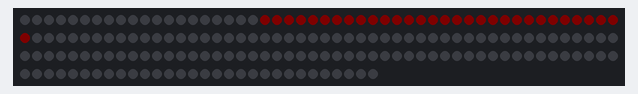
A sketch run on a simulated Arduino Mega 2560, built with avr-gcc and run on an emulated ATmega2560. Shown: 180 RGB LEDs in strip order, left to right, continuing on the next row. Dim RGB values are drawn brighter than linear; random numbers use the default seed unless the sketch sets one.

Above: at 0.19 s.
At 19.17 s:
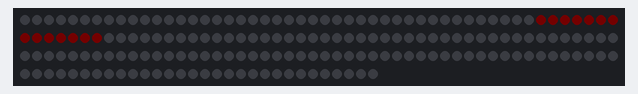
At 28.78 s:
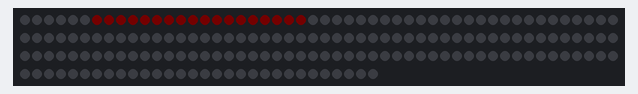
At 30.95 s:
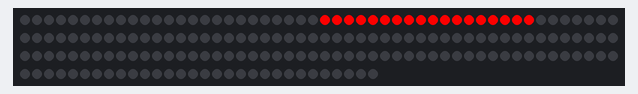
At 32.8 s:
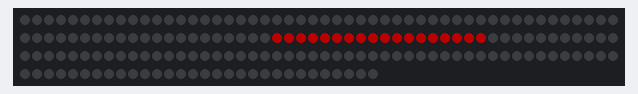
At 38.4 s:
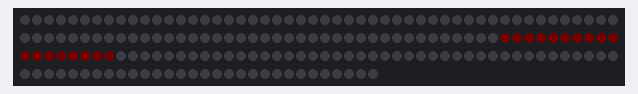

The sketch:

CacconPods.ino
```cpp
/*
// Based on Adafruit Neopixel example https://github.com/adafruit/Adafruit_NeoPixel

// Parameter 1 = number of pixels in strip
// Parameter 2 = pin number (most are valid)
// Parameter 3 = pixel type flags, add together as needed:
//   NEO_KHZ800  800 KHz bitstream (most NeoPixel products w/WS2812 LEDs)
//   NEO_KHZ400  400 KHz (classic 'v1' (not v2) FLORA pixels, WS2811 drivers)
//   NEO_GRB     Pixels are wired for GRB bitstream (most NeoPixel products)
//   NEO_RGB     Pixels are wired for RGB bitstream (v1 FLORA pixels, not v2)

/*
State machine:
Pulsing - random period & duration every 30 sec
every 15 sec - random Start-End -> crawl there
*/


#include <Adafruit_NeoPixel.h>

//just for the beginning, later I'll might divide it to 4 pins so
//we won't have data wires between the led strips
#define PIN 23

#define RED    0xFF0000
#define BLCK   0x000000
#define PUR    0xFF00FF
#define GREEN  0x00FF00
#define BLUE   0x0000FF
#define YELLOW 0xFFFF00
#define PINK   0xFF1088
#define ORANGE 0xE05800
#define WHITE1 0xFFFFFF

//number of LED per srip is 180 -
// 30 LED per meter, each strip is 1.5 meters, 4 strips in total = 6 meters = 180 LEDs
const int ledsPerStrip = 180;

Adafruit_NeoPixel strip = Adafruit_NeoPixel(ledsPerStrip, PIN, NEO_GRB + NEO_KHZ800);

//catterpilar dimensions
int min_cat = 10;
int max_cat = 80;

int max_led;
int min_led;

int dest_max_led;
int dest_min_led;

int periodePulse = random(3000,6000);
int displacePulse = random(1000,3000);
long time=0;

uint32_t color_value;

unsigned long crawlTimeDelaysec = 10000; // 10 sec
unsigned long crawlCountTime = 0;

unsigned long stepTimeDelaysec = 25; //0.025 sec
unsigned long stepCountTime = 0;

unsigned long pulseTimeDelaysec = 10; //0.01 sec
unsigned long pulseCountTime = 0;

bool crawlMode = false;

void colorWipe(int startLED, int endLED, int color, int wait)
{
  //kill all the leds
  for (int i=0; i < ledsPerStrip; i++)
    strip.setPixelColor(i, BLCK);
  //light just one one we need - useful when crawling
  for (int i=startLED; i <= endLED; i++)
    strip.setPixelColor(i, color,0,0);
  strip.show();
  // I don't how smart the Arduino complier is...
  if (wait > 0)
    delayMicroseconds(wait);
}


void setup()
{

  //starting the program - kill all the lights - make them dark
  colorWipe(0,ledsPerStrip, BLCK, 0);

  for (int i=0; i < ledsPerStrip; i++)
    strip.setPixelColor(i, 0,0,0);

  strip.begin();
  strip.show(); // Initialize all pixels to 'off'

  crawlMode = true;
  max_led = 50;
  min_led = 20;
}

void loop()
{

  //2000ms between each cycle loop
  // change them all in 2 seconds
  int microsec = 2000000 / ledsPerStrip;

  //no delay mechanism for counting

  if ((abs(millis() - crawlCountTime) > crawlTimeDelaysec) and crawlMode == false)
  {
    //create random led cound to light up, must be bigger than 10
    //in order to create a feeling that there is something living inside the pods
    while (((dest_max_led - dest_min_led) < min_cat) or ((dest_max_led - dest_min_led) > max_cat))
    {
      dest_max_led = random(0,ledsPerStrip-1);
      dest_min_led = random(0,dest_max_led);
      crawlMode = true;

    }
    crawlCountTime = millis();

  }


  //if the Start-End chaned start to crwal.. go to crawl mode.
  if (crawlMode)
    if (abs(millis() - stepCountTime) > stepTimeDelaysec) {
      if (max_led < dest_max_led)
        max_led++;
      if (max_led > dest_max_led)
        max_led--;
      if (min_led < dest_min_led)
        min_led++;
      if (min_led > dest_min_led)
        min_led--;

      //to restart the crawler -random mode
      if (max_led == dest_max_led and min_led == dest_min_led)
      {
        crawlMode = false;
        dest_max_led = 0;
        dest_min_led = 0;
      }
      stepCountTime = millis();
    }


  //smart cos fade of the leds
  time=millis();
  color_value = 128+127*cos(2*PI/periodePulse*(displacePulse-time));

  //RED    0xFF0000 = 16711680d (255*256*256)
  colorWipe(min_led,max_led,255,0);
  strip.setBrightness(color_value);
  strip.show();


}
```
